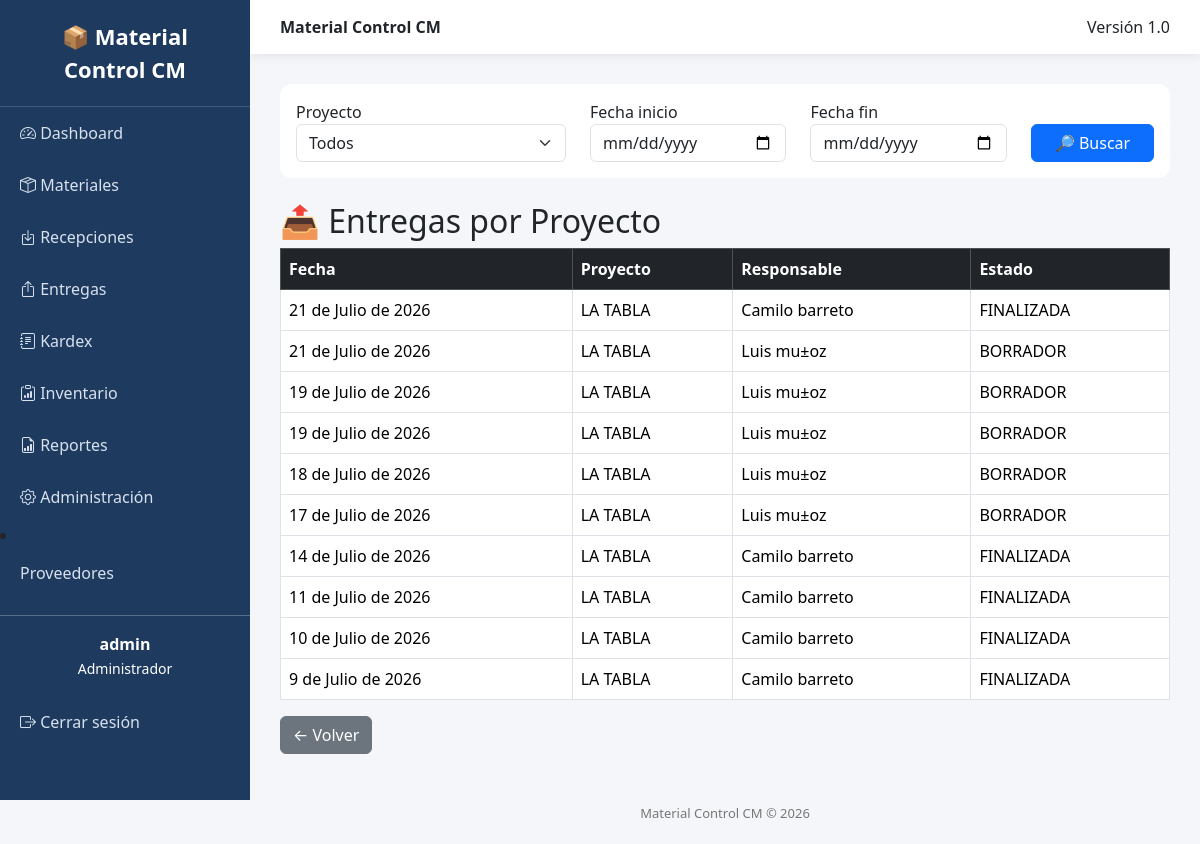
Screenshot of /reportes/entregas/ (signed in) with the database file from the repository.
### movements/models.py (models this page shows, shortened)
class Delivery(models.Model):
    ESTADOS = (
        ("BORRADOR", "Borrador"),
        ("FINALIZADA", "Finalizada"),
        ("ANULADA", "Anulada"),
    )
    proyecto = models.ForeignKey(
        Project,
        on_delete=models.CASCADE
    )
    responsable = models.CharField(
        max_length=150
    )
    fecha = models.DateField()
    observacion = models.TextField(
        blank=True
    )
    estado = models.CharField(
        max_length=20,
        choices=ESTADOS,
        default="BORRADOR"
    )
    class Meta:
        ordering = ["-fecha", "-id"]
        verbose_name = "Entrega"
        verbose_name_plural = "Entregas"

### projects/models.py (models this page shows)
class Project(models.Model):
    nombre = models.CharField(max_length=150)
    cliente = models.CharField(max_length=150)
    ubicacion = models.CharField(max_length=200)
    fecha_inicio = models.DateField()
    fecha_fin = models.DateField(null=True, blank=True)
    activo = models.BooleanField(default=True)
    def __str__(self):
        return self.nombre

### reporting/views.py (the view)
@gerencia_required
def deliveries_report(request):
    entregas = Delivery.objects.all().order_by(
        "-fecha"
    )
    proyecto = request.GET.get(
        "proyecto"
    )
    fecha_inicio = request.GET.get(
        "fecha_inicio"
    )
    fecha_fin = request.GET.get(
        "fecha_fin"
    )
    if proyecto:
        entregas = entregas.filter(
            proyecto_id=proyecto
        )
    if fecha_inicio:
        entregas = entregas.filter(
            fecha__gte=fecha_inicio
        )
    if fecha_fin:
        entregas = entregas.filter(
            fecha__lte=fecha_fin
        )
    from projects.models import Project
    proyectos = Project.objects.all()
    return render(
        request,
        "reporting/entregas.html",
        {
            "entregas": entregas,
            "proyectos": proyectos,
        }
    )

### templates/reporting/entregas.html (shortened to what this page needs)
{% extends "base.html" %}
{% block content %}
<form method="get" class="card card-body mb-4">
<div class="row">
<div class="col-md-4">
<label>
Proyecto
</label>
<select name="proyecto"
class="form-select">
<option value="">
Todos
</option>
</select>
</div>
<div class="col-md-3">
<label>
Fecha inicio
</label>
<input type="date"
name="fecha_inicio"
class="form-control">
</div>
<div class="col-md-3">
<label>
Fecha fin
</label>
<input type="date"
name="fecha_fin"
class="form-control">
</div>
<div class="col-md-2 d-flex align-items-end">
<button class="btn btn-primary w-100">
🔎 Buscar
</button>
</div>
</div>
</form>
<h2>
📤 Entregas por Proyecto
</h2>
<table class="table table-bordered table-hover">
<thead class="table-dark">
<tr>
<th>Fecha</th>
<th>Proyecto</th>
<th>Responsable</th>
<th>Estado</th>
</tr>
</thead>
<tbody>
{% for entrega in entregas %}
<tr>
<td>
{{ entrega.fecha }}
</td>
<td>
{{ entrega.proyecto }}
</td>
<td>
{{ entrega.responsable }}
</td>
<td>
{{ entrega.estado }}
</td>
</tr>
{% empty %}
<tr>
<td colspan="4">
No existen entregas registradas.
</td>
</tr>
{% endfor %}
</tbody>
</table>
<a href="{% url 'report_home' %}"
class="btn btn-secondary">
← Volver
</a>
{% endblock %}

### templates/base.html (shortened to what this page needs)
{% load static %}
<!DOCTYPE html>
<html lang="es">
<head>
    <link href="https://cdn.jsdelivr.net/npm/bootstrap@5.3.7/dist/css/bootstrap.min.css" rel="stylesheet">
    <link rel="stylesheet"
          href="https://cdn.jsdelivr.net/npm/bootstrap-icons@1.11.3/font/bootstrap-icons.min.css">
</head>
<body>
<div class="sidebar">
    <div class="logo">
        📦 Material Control CM
    </div>
    <a href="/">
        <i class="bi bi-speedometer2"></i>
        Dashboard
    </a>
    {% if user.groups.all.0.name == "Administrador" or user.groups.all.0.name == "Almacenista" %}
    <a href="/materials/">
        <i class="bi bi-box-seam"></i>
        Materiales
    </a>
    {% endif %}
    {% if user.groups.all.0.name == "Administrador" or user.groups.all.0.name == "Almacenista" %}
    <a href="/recepciones/">
        <i class="bi bi-box-arrow-in-down"></i>
        Recepciones
    </a>
    {% endif %}
    {% if user.groups.all.0.name == "Administrador" or user.groups.all.0.name == "Almacenista" %}
    <a href="/entregas/">
        <i class="bi bi-box-arrow-up"></i>
        Entregas
    </a>
    {% endif %}
    <a href="{% url 'kardex_list' %}">
        <i class="bi bi-journal-text"></i>
        Kardex
    </a>
    {% if user.groups.all.0.name == "Administrador" or user.groups.all.0.name == "Almacenista" %}
    <a href="{% url 'inventory_list' %}">
        <i class="bi bi-clipboard-data"></i>
        Inventario
    </a>
    {% endif %}
    {% if user.groups.all.0.name == "Administrador" or user.groups.all.0.name == "Gerencia" %}
    <a href="{% url 'report_home' %}">
        <i class="bi bi-file-earmark-bar-graph"></i>
        Reportes
    </a>
    {% endif %}
    {% if user.groups.all.0.name == "Administrador" %}
    <a href="/admin/">
        <i class="bi bi-gear"></i>
        Administración
    </a>
    {% endif %}
    <li class="nav-item">
    <a class="nav-link" href="{% url 'supplier_list' %}">
        Proveedores
    </a>
</li>
    <hr class="text-white">
    <div class="text-center text-white mb-3">
        <strong>{{ user.username }}</strong><br>
        <small>{{ user.groups.all.0.name }}</small>
    </div>
    <form method="post" action="{% url 'logout' %}" style="margin:0;">
        <button type="submit" class="logout-btn">
            <i class="bi bi-box-arrow-right"></i>
            Cerrar sesión
        </button>
    </form>
</div>
<div class="content">
    <div class="topbar d-flex justify-content-between">
        <div>
            <strong>Material Control CM</strong>
        </div>
        <div>
            Versión 1.0
        </div>
    </div>
    <div class="page">
        {% block content %}
        {% endblock %}
    </div>
    <footer>
        Material Control CM © 2026
    </footer>
</div>
</body>
</html>

### templates/base.html (style rules this page uses)
body { overflow-x:hidden; background:#f4f6f9; }
.sidebar { width:250px; min-height:100vh; background:#1e3a5f; position:fixed; left:0; top:0; }
.sidebar .logo { padding:20px; color:white; font-size:22px; font-weight:bold; text-align:center; border-bottom:1px solid rgba(255,255,255,.15); }
.sidebar a { color:#d8e2ef; text-decoration:none; display:block; padding:14px 20px; transition:.2s; }
.logout-btn { width:100%; border:none; background:none; color:#d8e2ef; text-align:left; padding:14px 20px; cursor:pointer; transition:.2s; }
.content { margin-left:250px; min-height:100vh; }
.topbar { background:white; padding:15px 30px; box-shadow:0 2px 10px rgba(0,0,0,.08); }
.page { padding:30px; }
.card { border:none; border-radius:12px; }
footer { color:#777; text-align:center; padding:20px; font-size:13px; }

### rows the page displays
Delivery: fecha "21 de Julio de 2026", proyecto "LA TABLA", responsable "Camilo barreto", estado "FINALIZADA"
Delivery: fecha "21 de Julio de 2026", proyecto "LA TABLA", responsable "Luis mu±oz", estado "BORRADOR"
Delivery: fecha "19 de Julio de 2026", proyecto "LA TABLA", responsable "Luis mu±oz", estado "BORRADOR"
Delivery: fecha "19 de Julio de 2026", proyecto "LA TABLA", responsable "Luis mu±oz", estado "BORRADOR"
Delivery: fecha "18 de Julio de 2026", proyecto "LA TABLA", responsable "Luis mu±oz", estado "BORRADOR"
Delivery: fecha "17 de Julio de 2026", proyecto "LA TABLA", responsable "Luis mu±oz", estado "BORRADOR"
Delivery: fecha "14 de Julio de 2026", proyecto "LA TABLA", responsable "Camilo barreto", estado "FINALIZADA"
Delivery: fecha "11 de Julio de 2026", proyecto "LA TABLA", responsable "Camilo barreto", estado "FINALIZADA"
Delivery: fecha "10 de Julio de 2026", proyecto "LA TABLA", responsable "Camilo barreto", estado "FINALIZADA"
Delivery: fecha "9 de Julio de 2026", proyecto "LA TABLA", responsable "Camilo barreto", estado "FINALIZADA"

### other values shown
{{ user.username }} "admin"
{{ user.groups.all.0.name }} "Administrador"
